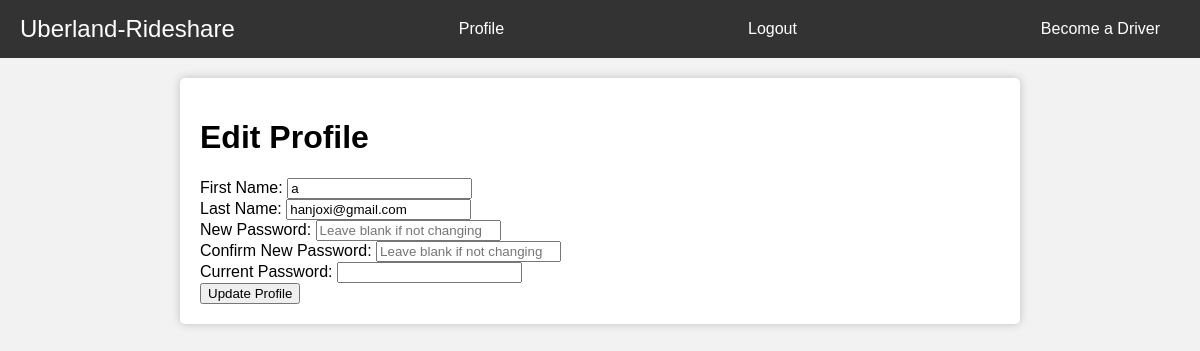
The app's page /profile (signed in), older data.
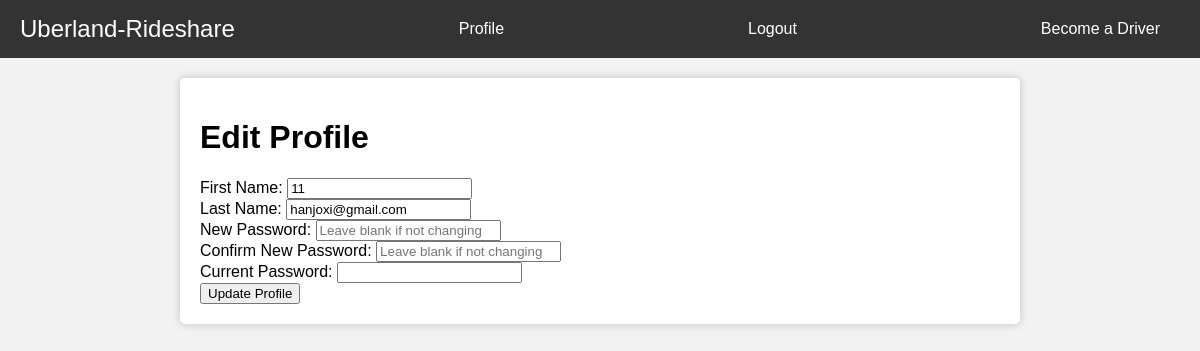
The same page, newer data.
### main.py (models this page shows, shortened)
class User(UserMixin, db.Model):
    email = db.Column(db.String(100), unique = True, nullable = False)
    password = db.Column(db.String(100),nullable=False)
    firstname = db.Column(db.String(100), nullable = False)
    lastname = db.Column(db.String(100), nullable = False)
    phonenumber = db.Column(db.Integer, nullable = False,unique = True)
    id = db.Column(db.Integer, primary_key = True)

### main.py (the view)
@app.route("/profile")
@login_required
def profile():
    return render_template("profile.html", current_user=current_user)

### main.py (called while the page is built)
@login_manager.user_loader
def load_user(user_id):
    return User.query.get(int(user_id))

### templates/profile.html (shortened to what this page needs)
<!DOCTYPE html>
<html>
<head>
</head>
<body>
    <div class="toolbar">
        <span class="logo">Uberland-Rideshare</span>
        <a href="profile" id="becomeDriverButton">Profile</a>
        <a href="logout" id="becomeDriverButton">Logout</a>
        <a href="#" id="becomeDriverButton">Become a Driver</a>
    </div>
<div class="container">
    <h1>Edit Profile</h1>
    <form action="profile" method="POST">
        <div class="form-group">
            <label for="first-name">First Name:</label>
            <input type="text" id="first-name" name="first-name" class="form-control" id="floatingInput" required value="{{ current_user.firstname }}">
        </div>
        <div class="form-group">
            <label for="last-name">Last Name:</label>
            <input type="text" id="last-name" name="last-name" class="form-control" id="floatingInput" required value="{{ current_user.lastname }}">
        </div>
        <div class="form-group">
            <label for="new-password">New Password:</label>
            <input type="password" id="new-password" name="new-password" class="form-control" id="floatingInput" placeholder="Leave blank if not changing">
        </div>
        <div class="form-group">
            <label for="confirm-new-password">Confirm New Password:</label>
            <input type="password" id="confirm-new-password" name="confirm-new-password" class="form-control" id="floatingInput" placeholder="Leave blank if not changing">
        </div>
        <div class="form-group">
            <label for="current-password">Current Password:</label>
            <input type="password" id="current-password" name="current-password" class="form-control" id="floatingInput" required>
        </div>
        <input type="submit" value="Update Profile" class="cta-button">
    </form>
</div>
</body>
</html>

Row changes from the older to the newer data that the page shows:
changed User "hanjoxi@gmail.com": first-name "a" → "11"
